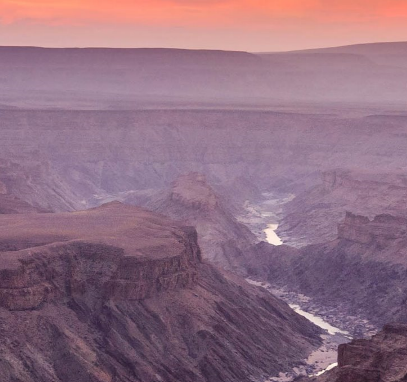
#> input picture 1212/image.png, 407 x 382 px, found by its file name
$ python index.py
#> lines starting #> are read from the running program, lines starting #| are printed output that depends on the picture
import cv2
import numpy as np
# [64 lines of commented-out code are left out]


image_color = cv2.imread("./1212/image.png")
#> image_color is the input picture: shape (382, 407, 3); mean B, G, R 129.3, 111.1, 144
cv2.imshow("image_color", image_color)

gray_image = cv2.cvtColor(image_color, cv2.COLOR_BGR2GRAY)
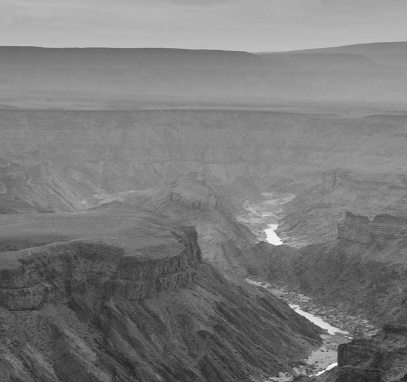
#> gray_image: shape (382, 407); min 33, max 246, mean 123
cv2.imshow("gray image", gray_image)

scale = 0.5
resized_image = cv2.resize(image_color, (0, 0), fx=scale, fy=scale)
cv2.imshow("resized image", resized_image)

(h, w) = image_color.shape[:2]
#> h = 382; w = 407
center = (w // 2, h // 2)
#> center = (203, 191)

matrix = cv2.getRotationMatrix2D(center, 45, 1.0)
rotated = cv2.warpAffine(image_color, matrix, (w, h))
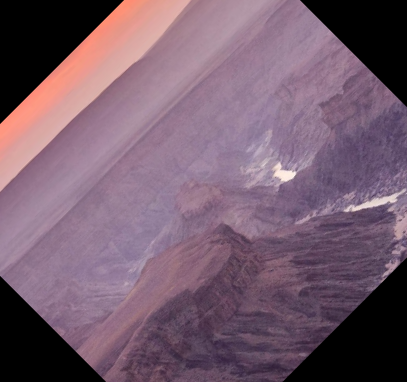
#> rotated: shape (382, 407, 3); mean B, G, R 109.1, 92.4, 117.8

cv2.imshow("Rotated Image", rotated)

cv2.waitKey(0)
cv2.destroyAllWindows()
